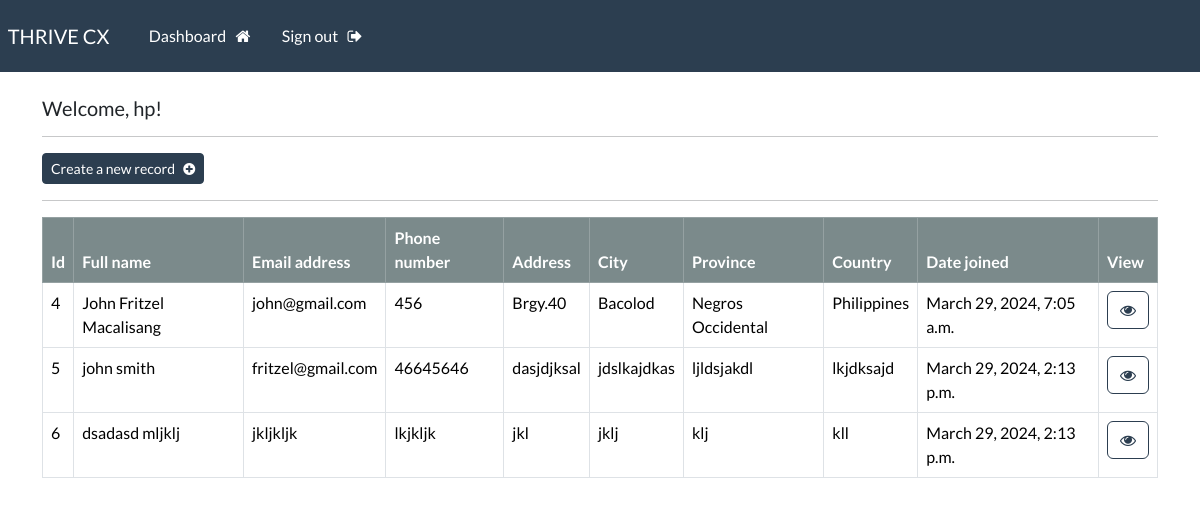
The app's page /dashboard (signed in), older data.
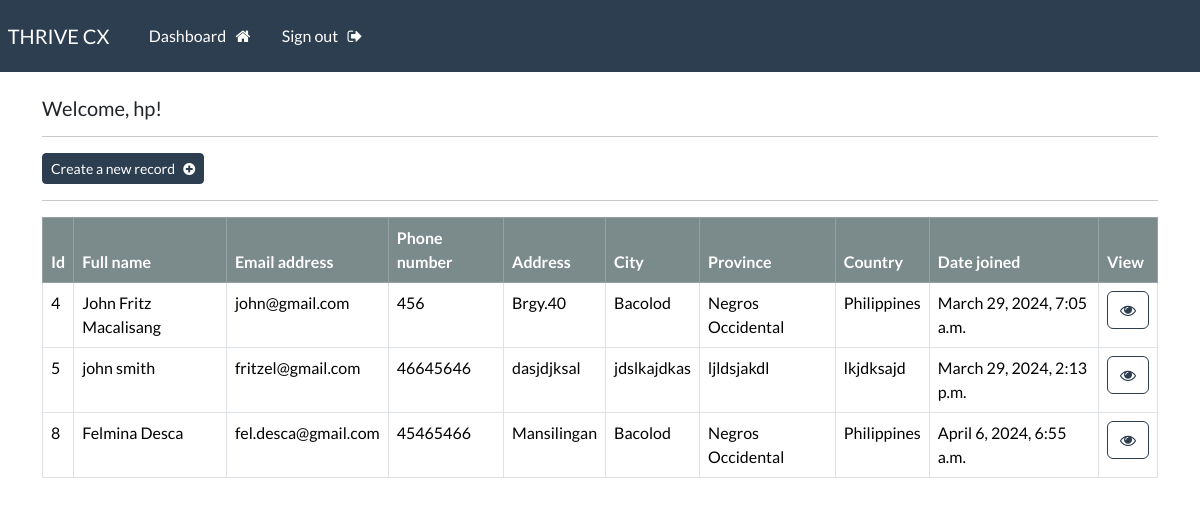
The same page, newer data.
### app/models.py (models this page shows, shortened)
class ClientRecord(models.Model):
    creation_date = models.DateTimeField(auto_now_add=True)
    first_name = models.CharField(max_length=100)
    last_name = models.CharField(max_length=100)
    email_address = models.CharField(max_length=200)
    phone_number = models.CharField(max_length=20)
    address = models.CharField(max_length=200)
    city = models.CharField(max_length=100)
    province = models.CharField(max_length=100)
    country = models.CharField(max_length=100)

### app/views.py (the view)
# urls.py: path('dashboard', views.dashboard, name='dashboard'),
@login_required(login_url='my-login')
def dashboard(request):
    my_records = ClientRecord.objects.all()
    context = {'records': my_records}
    return render(request, 'app/dashboard.html', context=context)

### app/templates/app/dashboard.html
{% extends 'app/base.html' %}
{% block content %}
    <h5>Welcome, {{user}}!</h5>
    <hr>
    <a class="btn btn-primary btn-sm" href="{% url 'create-record' %}">
        Create a new record &nbsp; <i class="fa fa-plus-circle" aria-hidden="true"></i>
    </a>
    <hr>
    <table class="table table-hover table-bordered">
        <thead class="table-dark">
            <tr>
                <th scope="col"> Id </th>
                <th scope="col"> Full name </th>
                <th scope="col"> Email address</th>
                <th scope="col"> Phone number</th>
                <th scope="col"> Address </th>
                <th scope="col"> City </th>
                <th scope="col"> Province </th>
                <th scope="col"> Country </th>
                <th scope="col"> Date joined </th>
                <th scope="col"> View </th>
            </tr>
        </thead>
        <tbody>
        {% if records %}
            {% for record in records %}
            <tr>
                <td> {{record.id}} </td>
                <td> {{record.first_name}}  {{record.last_name}} </td>
                <td> {{record.email_address}} </td>
                <td> {{record.phone_number}} </td>
                <td> {{record.address}} </td>
                <td> {{record.city}} </td>
                <td> {{record.province}} </td>
                <td> {{record.country}} </td>
                <td> {{record.creation_date}} </td>
                <td> <a class="btn btn-outline-primary" href="{% url 'view-record' record.id %}"> <i class="fa fa-eye" aria-hidden="true"></i> </a></td>
            </tr>
            {% endfor %}
        {% endif %}
        </tbody>
    </table>
{% endblock %}

### app/templates/app/base.html (shortened to what this page needs)
{% load static %}
<!DOCTYPE html>
<html lang="en">
  <head>
    <link
      rel="stylesheet"
      type="text/css"
      href="https://bootswatch.com/5/flatly/bootstrap.min.css"
    />
    <link
      rel="stylesheet"
      type="text/css"
      href="{% static 'css/styles.css' %}"
    />
    <link
      rel="stylesheet"
      href="https://cdnjs.cloudflare.com/ajax/libs/font-awesome/4.7.0/css/font-awesome.min.css"
    />
  </head>
  <body>
    {% include 'app/navbar.html' %}
    <div class="container">
      <br />
      {% block content %}
      {% endblock %}
    </div>
  </body>
</html>

### app/templates/app/navbar.html (shortened to what this page needs)
<nav
  class="navbar navbar-expand-lg navbar-dark bg-primary justify-content-center"
>
  <a class="navbar-brand main-heading" href="{% url '' %}">
    &nbsp; THRIVE CX
  </a>
  <div class="collapse navbar-collapse text-center" id="navbarNavDropdown">
    <ul class="navbar-nav mr-auto">
    {% if user.is_authenticated %}
      <li class="nav-item">
        <a class="nav-link" href="{% url 'dashboard' %}"
          >Dashboard &nbsp; <i class="fa fa-home" aria-hidden="true"></i>
        </a>
      </li>
      <li class="nav-item">
        <a class="nav-link" href="{% url 'user-logout' %}"
          >Sign out &nbsp; <i class="fa fa-sign-out" aria-hidden="true"></i>
        </a>
      </li>
    </ul>
    {% endif %}
  </div>
</nav>

Row changes from the older to the newer data that the page shows:
removed ClientRecord: id "6", first_name "dsadasd", last_name "mljklj", email_address "jkljkljk", phone_number "lkjkljk", address "jkl", city "jklj", province "klj", country "kll", creation_date "March 29, 2024, 2:13 p.m."
changed ClientRecord "Macalisang": first_name "John Fritzel" → "John Fritz"
added ClientRecord: id "8", first_name "Felmina", last_name "Desca", email_address "fel.desca@gmail.com", phone_number "45465466", address "Mansilingan", city "Bacolod", province "Negros Occidental", country "Philippines", creation_date "April 6, 2024, 6:55 a.m."
